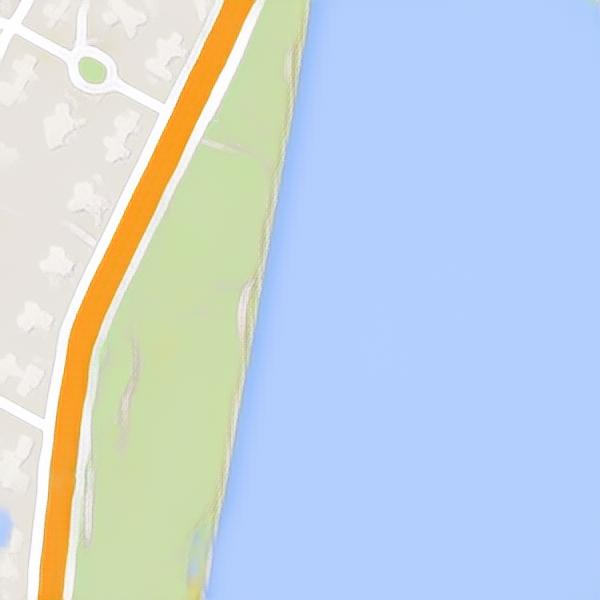
#> input picture assets/test_samples/prediction/143.jpg, 600 x 600 px, given as the content of the folder ../assets/test_samples/prediction/200.jpg, which was not available
$ python cal_psnr_ssim_l1.py --gt-path ../assets/test_samples/prediction/143.jpg --pred-path ../assets/test_samples/prediction/200.jpg
#> lines starting #> are read from the running program, lines starting #| are printed output that depends on the picture; pictures that were not available may be replaced by others from this repository, and a replacement may not be noted
#> in read_image, image is the input picture: shape (600, 600, 3); mean R, G, B 197.5, 211.7, 223.4
import argparse
import glob
import math
import os

import cv2
import numpy as np
import PIL.Image
import pyspng
from tqdm import tqdm


def calculate_psnr(img1, img2):
    # img1 and img2 have range [0, 255]
    img1 = img1.astype(np.float64)
    img2 = img2.astype(np.float64)
    mse = np.mean((img1 - img2) ** 2)
#> mse = 0
    if mse == 0:
        return float('inf')

    return 20 * math.log10(255.0 / math.sqrt(mse))


def calculate_ssim(img1, img2):
    C1 = (0.01 * 255) ** 2
    C2 = (0.03 * 255) ** 2

    img1 = img1.astype(np.float64)
    img2 = img2.astype(np.float64)
    kernel = cv2.getGaussianKernel(11, 1.5)
    window = np.outer(kernel, kernel.transpose())

    mu1 = cv2.filter2D(img1, -1, window)[5:-5, 5:-5]
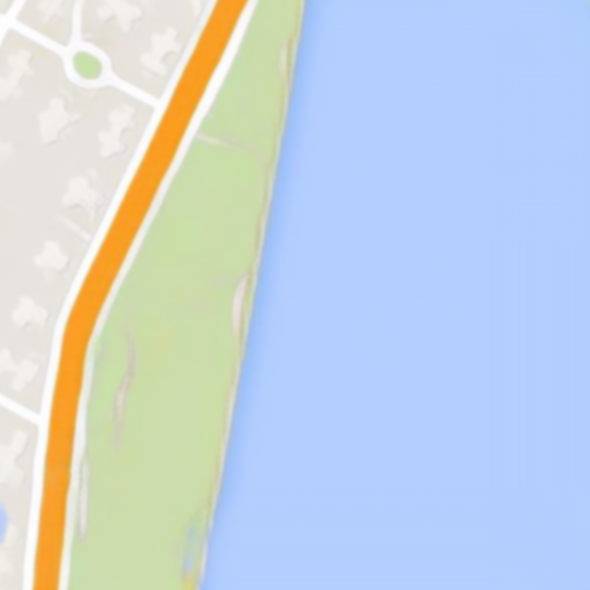
#> mu1: shape (590, 590, 3) float64; mean R, G, B 197.4, 211.6, 223.1
    mu2 = cv2.filter2D(img2, -1, window)[5:-5, 5:-5]
    mu1_sq = mu1 ** 2
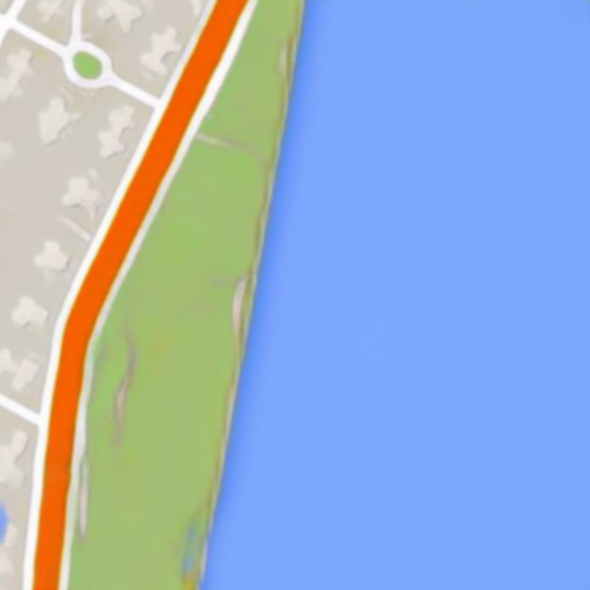
#> mu1_sq: shape (590, 590, 3) float64; mean R, G, B 39585.9, 45017.8, 52280.5; drawn with min black and max white
    mu2_sq = mu2 ** 2
    mu1_mu2 = mu1 * mu2
    sigma1_sq = cv2.filter2D(img1 ** 2, -1, window)[5:-5, 5:-5] - mu1_sq
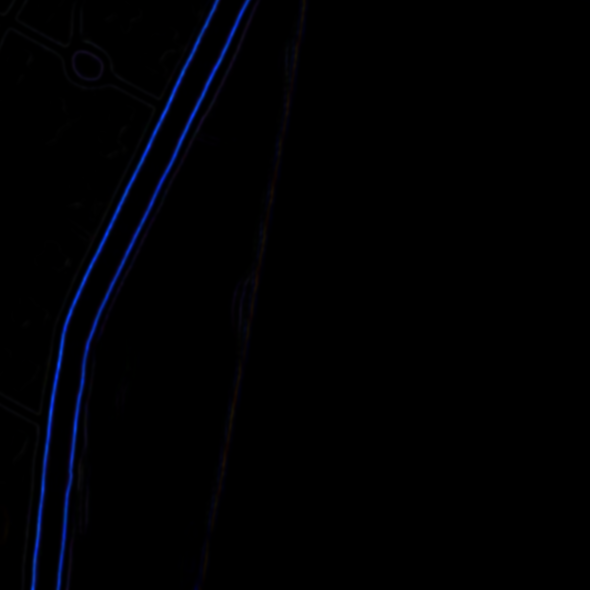
#> sigma1_sq: shape (590, 590, 3) float64; mean R, G, B 13.3, 22.7, 72.9; drawn with min black and max white
    sigma2_sq = cv2.filter2D(img2 ** 2, -1, window)[5:-5, 5:-5] - mu2_sq
    sigma12 = cv2.filter2D(img1 * img2, -1, window)[5:-5, 5:-5] - mu1_mu2

    ssim_map = ((2 * mu1_mu2 + C1) * (2 * sigma12 + C2)) / ((mu1_sq + mu2_sq + C1) * (sigma1_sq + sigma2_sq + C2))
#> ssim_map: shape (590, 590, 3) float64; every value is 1

    return ssim_map.mean()


def calculate_l1(img1, img2):
    img1 = img1.astype(np.float64) / 255.0
    img2 = img2.astype(np.float64) / 255.0
    l1 = np.mean(np.abs(img1 - img2))
#> l1 = 0

    return l1


def read_image(image_path):
    with open(image_path, 'rb') as f:
        if pyspng is not None and image_path.endswith('.png'):
            image = pyspng.load(f.read())
        else:
            image = np.array(PIL.Image.open(f))
    if image.ndim == 2:
        image = image[:, :, np.newaxis] # HW => HWC
    if image.shape[2] == 1:
        image = np.repeat(image, 3, axis=2)
    # image = image.transpose(2, 0, 1) # HWC => CHW

    return image


def calculate_metrics(folder1, folder2):
    l1 = sorted(glob.glob(folder1 + '/*.png') + glob.glob(folder1 + '/*.jpg'))
    l2 = sorted(glob.glob(folder2 + '/*.png') + glob.glob(folder2 + '/*.jpg'))
    assert(len(l1) == len(l2))
    print('length:', len(l1))

    # l1 = l1[:3]; l2 = l2[:3];

    psnr_l, ssim_l, dl1_l = [], [], []
    for i, (fpath1, fpath2) in tqdm(enumerate(zip(l1, l2))):
        _, name1 = os.path.split(fpath1)
        _, name2 = os.path.split(fpath2)
        name1 = name1.split('.')[0]
        name2 = name2.split('.')[0]
        assert name1 == name2, 'Illegal mapping: %s, %s' % (name1, name2)

        img1 = read_image(fpath1).astype(np.float64)
        img2 = read_image(fpath2).astype(np.float64)
        assert img1.shape == img2.shape, 'Illegal shape'
        psnr_l.append(calculate_psnr(img1, img2))
        ssim_l.append(calculate_ssim(img1, img2))
        dl1_l.append(calculate_l1(img1, img2))

    psnr = sum(psnr_l) / len(psnr_l)
#> psnr = inf
    ssim = sum(ssim_l) / len(ssim_l)
#> ssim = 1
    dl1 = sum(dl1_l) / len(dl1_l)
#> dl1 = 0

    return psnr, ssim, dl1


def get_args():
    parser = argparse.ArgumentParser()
    parser.add_argument('--gt-path', type=str, required=True, help='Path to gt images.')
    parser.add_argument('--pred-path', type=str, required=True, help='Path to predicted images.')
    return parser.parse_args()


if __name__ == '__main__':
    args = get_args()

    psnr, ssim, dl1 = calculate_metrics(args.pred_path, args.gt_path)
#> psnr = inf; ssim = 1; dl1 = 0
    print('psnr: %.4f, ssim: %.4f, l1: %.4f' % (psnr, ssim, dl1))
#| psnr: inf, ssim: 1.0000, l1: 0.0000

$ run again, on assets/test_samples/prediction/200.jpg
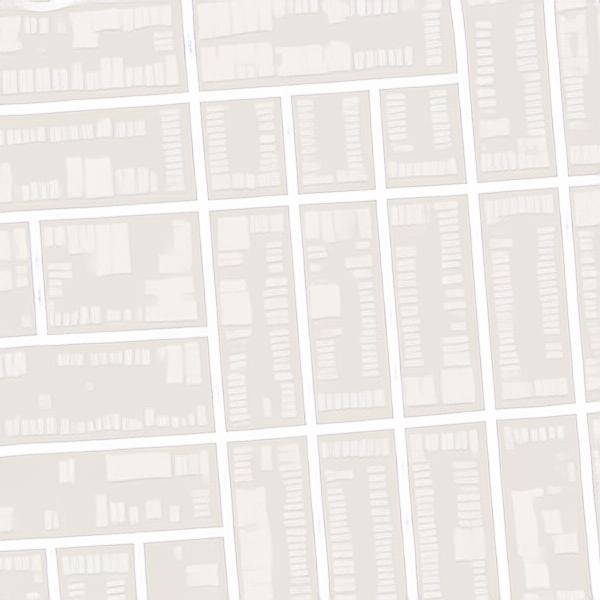
#> input picture assets/test_samples/prediction/200.jpg, 600 x 600 px, given as the content of the folder ../assets/test_samples/prediction/200.jpg, which was not available
#> in read_image, image is the input picture: shape (600, 600, 3); mean R, G, B 237.9, 234.7, 231.3
#> mse = 0
#> in calculate_ssim, `mu1_sq = mu1 ** 2`:
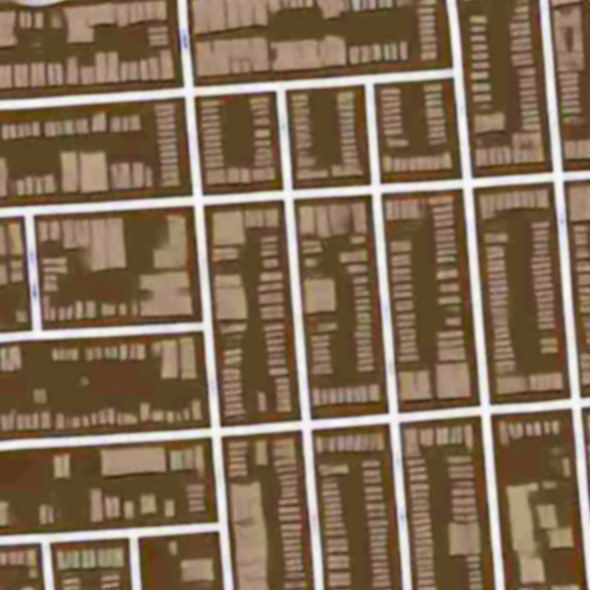
#> mu1_sq: shape (590, 590, 3) float64; mean R, G, B 56648.2, 55150.1, 53570.5; drawn with min black and max white
#> in calculate_ssim, `sigma1_sq = cv2.filter2D(img1 ** 2, -1, window)[5:-5, 5:-5] - mu1_sq`:
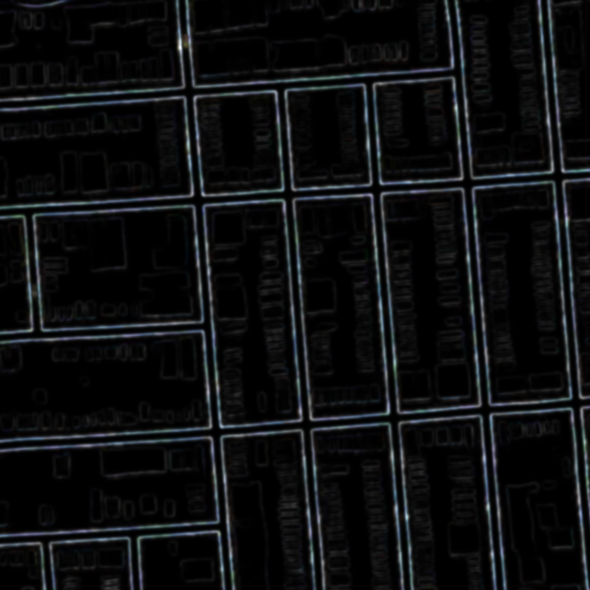
#> sigma1_sq: shape (590, 590, 3) float64; mean R, G, B 25.3, 27.4, 29.6; drawn with min black and max white
#> ssim_map: shape (590, 590, 3) float64; every value is 1
#> in calculate_metrics, `psnr = sum(psnr_l) / len(psnr_l)`: psnr = inf
#> in calculate_metrics, `ssim = sum(ssim_l) / len(ssim_l)`: ssim = 1
#> in calculate_metrics, `dl1 = sum(dl1_l) / len(dl1_l)`: dl1 = 0
#> `psnr, ssim, dl1 = calculate_metrics(args.pred_path, args.gt_path)`: psnr = inf; ssim = 1; dl1 = 0
#| psnr: inf, ssim: 1.0000, l1: 0.0000

$ run again, on assets/test_samples/prediction/204.jpg
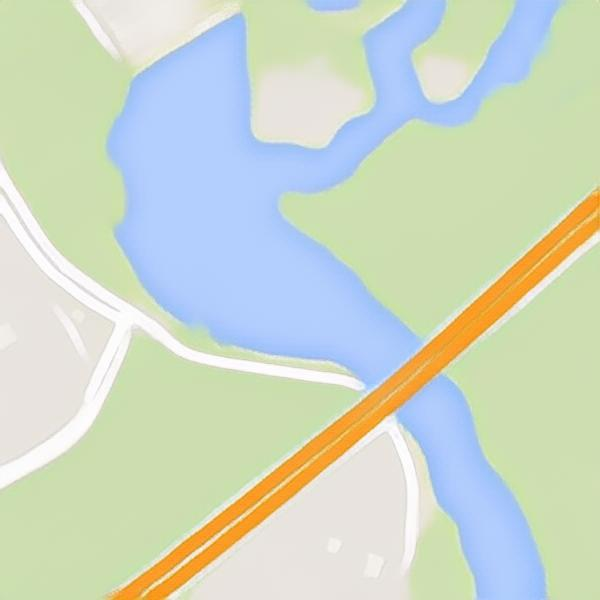
#> input picture assets/test_samples/prediction/204.jpg, 600 x 600 px, given as the content of the folder ../assets/test_samples/prediction/204.jpg, which was not available
#> in read_image, image is the input picture: shape (600, 600, 3); mean R, G, B 205.1, 216.1, 198.6
#> mse = 0
#> in calculate_ssim, `mu1_sq = mu1 ** 2`:
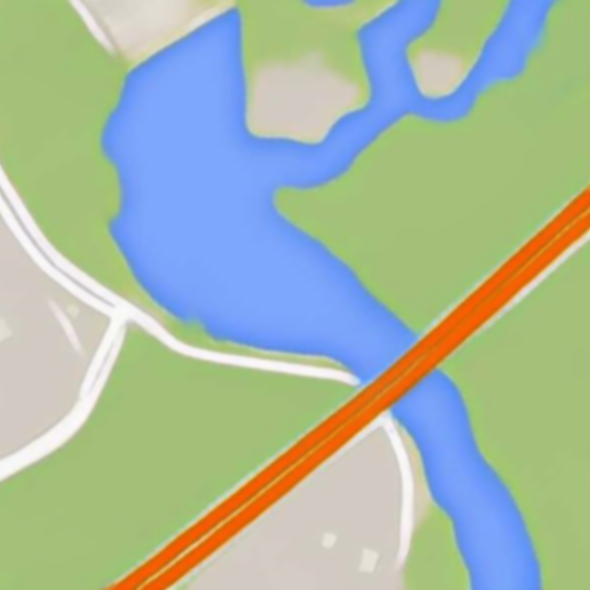
#> mu1_sq: shape (590, 590, 3) float64; mean R, G, B 42509.3, 46917.6, 41640; drawn with min black and max white
#> in calculate_ssim, `sigma1_sq = cv2.filter2D(img1 ** 2, -1, window)[5:-5, 5:-5] - mu1_sq`:
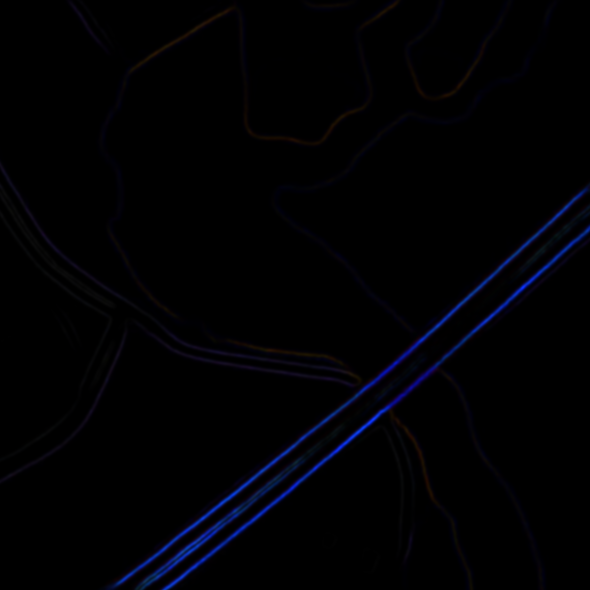
#> sigma1_sq: shape (590, 590, 3) float64; mean R, G, B 19.9, 22.2, 71.8; drawn with min black and max white
#> ssim_map: shape (590, 590, 3) float64; every value is 1
#> in calculate_metrics, `psnr = sum(psnr_l) / len(psnr_l)`: psnr = inf
#> in calculate_metrics, `ssim = sum(ssim_l) / len(ssim_l)`: ssim = 1
#> in calculate_metrics, `dl1 = sum(dl1_l) / len(dl1_l)`: dl1 = 0
#> `psnr, ssim, dl1 = calculate_metrics(args.pred_path, args.gt_path)`: psnr = inf; ssim = 1; dl1 = 0
#| psnr: inf, ssim: 1.0000, l1: 0.0000
